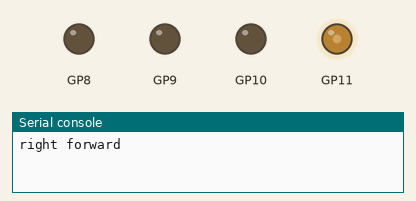
Recording of a program running on a simulated Raspberry Pi Pico running MicroPython. On the bench: output pins drawn as LEDs (lit = HIGH), the last lines printed to the serial console.

Above: at 0.05 s.
At 3.05 s:
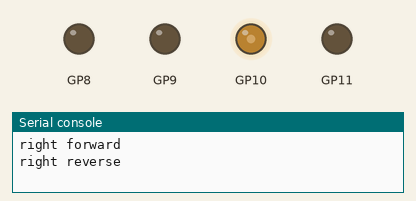
At 6.05 s:
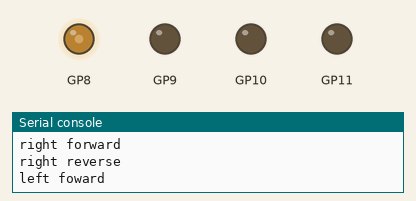
At 9.05 s:
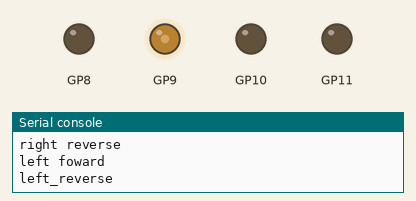
At 12.0 s:
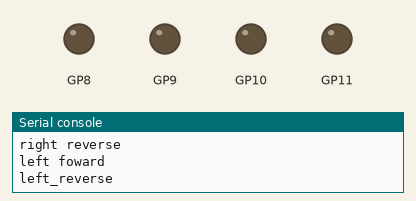
Timing chart, 0 to 15.6 s (numbered marks = the images above):
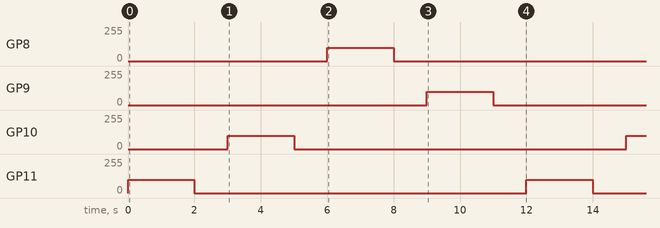

The program:

drive-test.py
```python
from machine import Pin, PWM
from time import sleep
import config

# lower right pins with USB on top
RIGHT_FORWARD_PIN = config.RIGHT_FORWARD_PIN
RIGHT_REVERSE_PIN = config.RIGHT_REVERSE_PIN
LEFT_FORWARD_PIN = config.LEFT_FORWARD_PIN
LEFT_REVERSE_PIN = config.LEFT_REVERSE_PIN

right_forward = PWM(Pin(RIGHT_FORWARD_PIN))
right_reverse = PWM(Pin(RIGHT_REVERSE_PIN))
left_forward = PWM(Pin(LEFT_FORWARD_PIN))
left_reverse = PWM(Pin(LEFT_REVERSE_PIN))

MAX_POWER_LEVEL = config.MAX_POWER_LEVEL
QUARTER_POWER = MAX_POWER_LEVEL >> 2
SLOW_DRIVE_POWER = 26000

# while True:
def spin_wheel(pwm):
    pwm.duty_u16(SLOW_DRIVE_POWER)
    sleep(2)
    pwm.duty_u16(0)
    sleep(1)

def stop():
    right_forward.duty_u16(0)
    right_reverse.duty_u16(0)
    left_forward.duty_u16(0)
    left_reverse.duty_u16(0)

def main():
    while True:
        print('right forward')
        spin_wheel(right_forward)

        print('right reverse')
        spin_wheel(right_reverse)

        print('left foward')
        spin_wheel(left_forward)

        print('left_reverse')
        spin_wheel(left_reverse)
# end of main()

try:
    main()
except KeyboardInterrupt:
    print('Got ctrl-c')
finally:
    # Cleanup code
    print('Cleaning up')
    print('Powering down all motors now.')
    stop()
```

config.py
```python
# Hardware configuration for the Cytron Maker Pi RP2040
# Line Follower Bot: motors, a speaker, and two digital IR line sensors.

# ---------------------------------------------------------------------------
# Motor driver (H-bridge on GP8-GP11)
# ---------------------------------------------------------------------------
RIGHT_FORWARD_PIN = 11
RIGHT_REVERSE_PIN = 10
LEFT_FORWARD_PIN = 8
LEFT_REVERSE_PIN = 9
MAX_POWER_LEVEL = 65025

# ---------------------------------------------------------------------------
# Piezo speaker
# ---------------------------------------------------------------------------
SPEAKER_PIN = 22

# ---------------------------------------------------------------------------
# IR line sensors (digital, active LOW: 0 = over a light/white surface that
# reflects the IR back, 1 = over a dark/black line that absorbs it)
# ---------------------------------------------------------------------------
RIGHT_SENSOR_PIN = 2
LEFT_SENSOR_PIN = 4
```

Measured:
- by itself, GP8–11: alternates 101/255 for 2.0 s and 0/255 for 10.0 s
